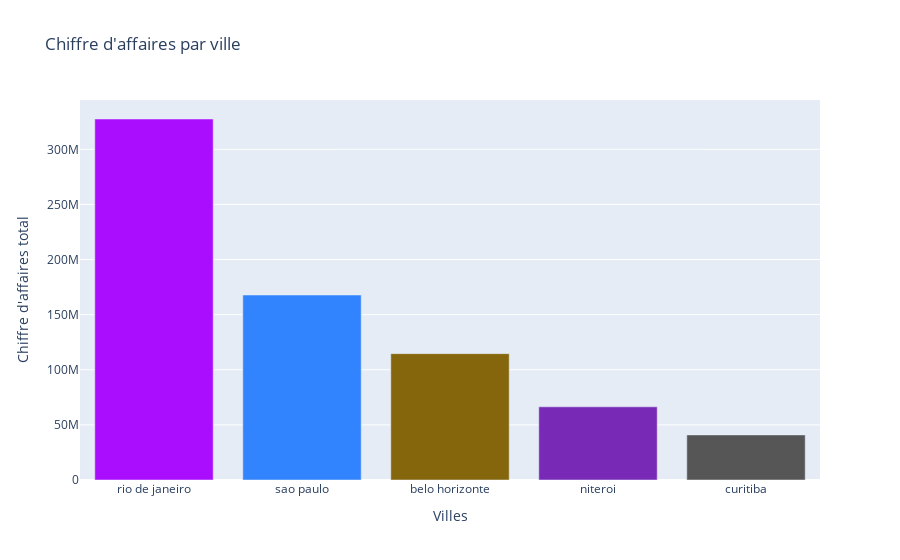

Write notebook code for a chart like this one.
### Markdown cell above
### CA par ville

### Code cell
# Calculer le chiffre d'affaires total pour chaque ville et sélectionner les 10 villes avec le plus grand chiffre d'affaires
revenue_by_city = order_geolocation.groupby('ville_geolocalisation')['valeur_paiement'].sum().sort_values(ascending=False).head(5)

# Extraire les noms des villes et les chiffres d'affaires
cities = revenue_by_city.index
total_revenue = revenue_by_city.values

# Créer une palette de couleurs unique pour chaque ville
colors = px.colors.qualitative.Alphabet[:len(cities)]

# Créer une trace de barres avec Plotly
trace = go.Bar(
    x=cities,
    y=total_revenue,
    marker=dict(color=colors)  # Couleur des barres pour chaque ville
)

# Créer la mise en page de la figure
layout = go.Layout(
    title='Chiffre d\'affaires par ville',
    xaxis=dict(title='Villes'),
    yaxis=dict(title='Chiffre d\'affaires total')
)

# Créer la figure
fig_ca_ville = go.Figure(data=[trace], layout=layout)

# Afficher la figure interactive
fig_ca_ville.show()

### Figure 1 — Plotly figure (JSON) as saved in the notebook; plotly's stock layout.template omitted (floating-point values rounded to 4 significant figures)
{"data": [{"marker": {"color": ["#AA0DFE", "#3283FE", "#85660D", "#782AB6", "#565656"]}, "type": "bar", "x": ["rio de janeiro", "sao paulo", "belo horizonte", "niteroi", "curitiba"], "y": [327500000.0, 167800000.0, 114600000.0, 66380000.0, 40890000.0]}], "layout": {"autosize": true, "title": {"text": "Chiffre d'affaires par ville"}, "xaxis": {"autorange": true, "range": [-0.5, 4.5], "title": {"text": "Villes"}, "type": "category"}, "yaxis": {"autorange": true, "range": [0, 344700000.0], "title": {"text": "Chiffre d'affaires total"}, "type": "linear"}}}
